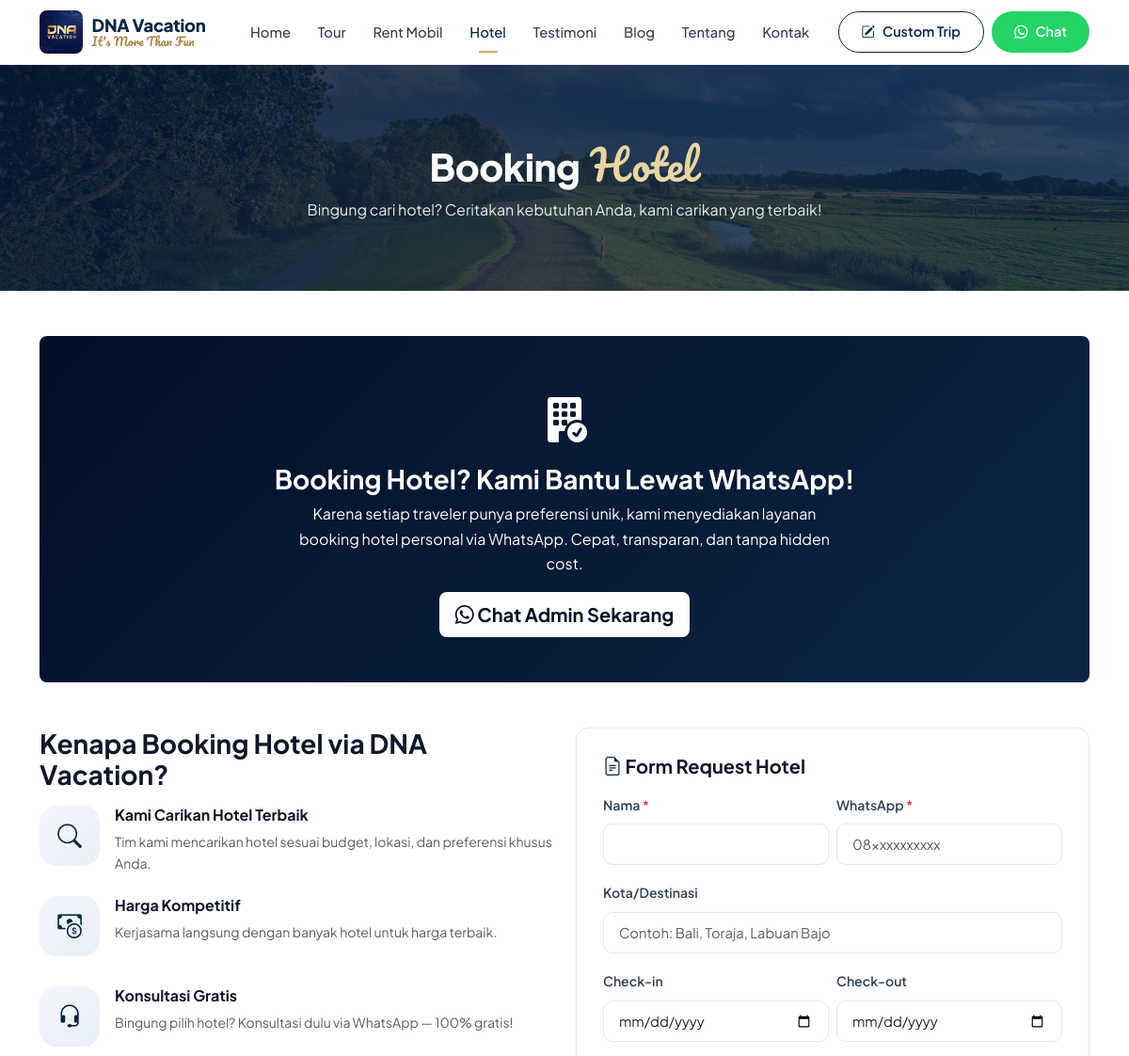
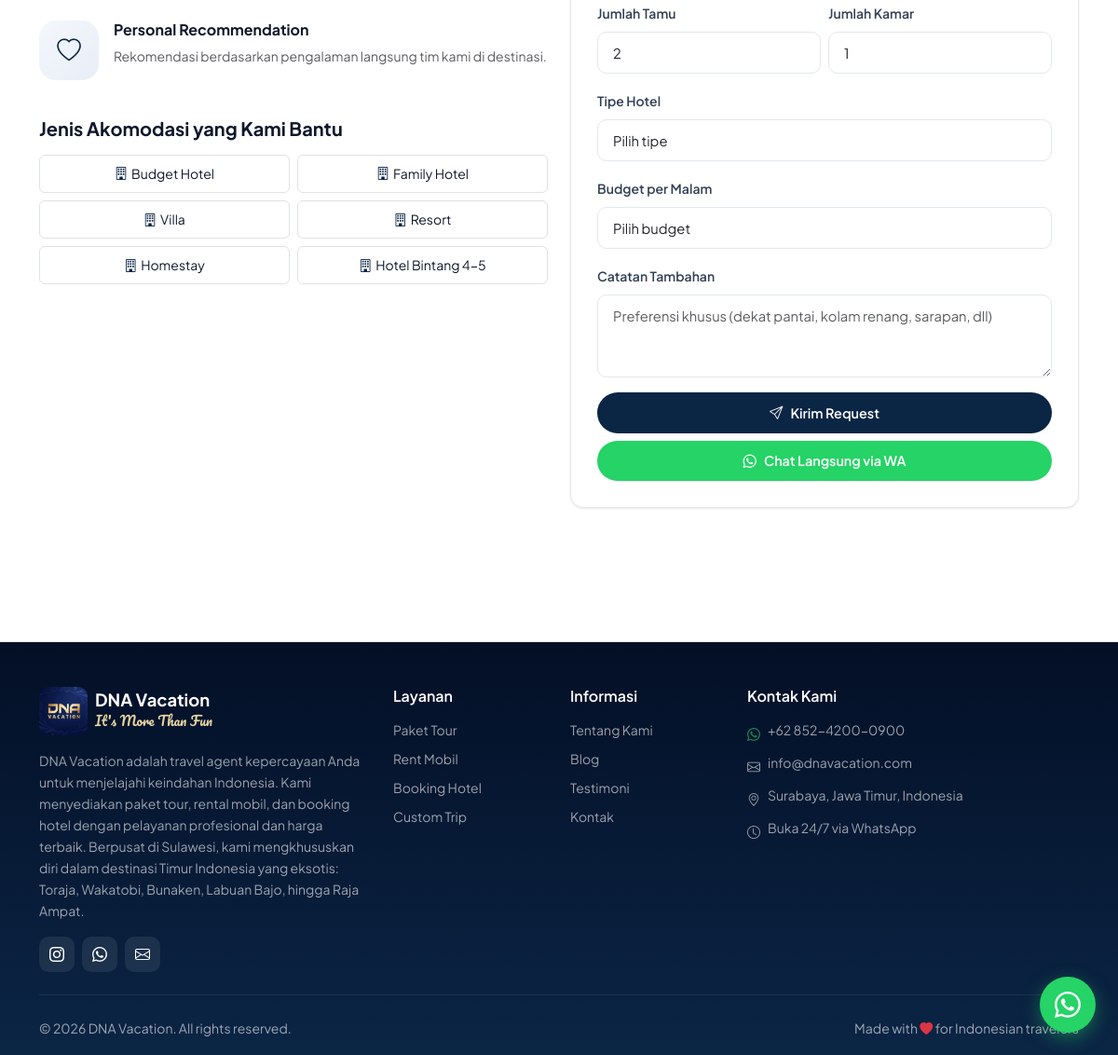
The app's page /hotel.php with its own data (2 pictures, top to bottom).
### tables this page shows
CREATE TABLE site_settings (
  id INT AUTO_INCREMENT PRIMARY KEY,
  setting_key VARCHAR(100) NOT NULL UNIQUE,
  setting_value TEXT,
  updated_at TIMESTAMP DEFAULT CURRENT_TIMESTAMP ON UPDATE CURRENT_TIMESTAMP
);

### hotel.php (the view, shortened to what the rows shown need)
<?php
require_once 'includes/header.php';
?>
<div class="page-header">
    <div class="container">
        <h1>Booking <span class="script">Hotel</span></h1>
    </div>
</div>
<?php require_once 'includes/footer.php'; ?>

### includes/header.php (shortened to what the rows shown need)
<?php require_once __DIR__ . '/config.php'; ?>
<!DOCTYPE html>
<html lang="id">
<head>
    <link href="https://cdn.jsdelivr.net/npm/bootstrap@5.3.3/dist/css/bootstrap.min.css" rel="stylesheet">
    <link href="https://cdn.jsdelivr.net/npm/bootstrap-icons@1.11.3/font/bootstrap-icons.min.css" rel="stylesheet">
    <link href="<?= asset('css/style.css') ?>" rel="stylesheet">
</head>
<body>
    <nav class="navbar navbar-expand-lg sticky-top">
        <div class="container">
            <a class="navbar-brand" href="<?= BASE_URL ?>/">
                <div class="brand-text d-none d-sm-flex">
                    <span class="brand-name"><?= e(getSetting('site_name') ?: 'DNA Vacation') ?></span>
                    <span class="brand-tag"><?= e(getSetting('brand_tagline') ?: "It's More Than Fun") ?></span>
                </div>
            </a>
        </div>
    </nav>

### includes/footer.php (shortened to what the rows shown need)
<footer class="pt-5 pb-3 mt-5">
    <div class="container">
        <div class="row g-4">
            <div class="col-lg-4">
                <div class="d-flex align-items-center gap-2 mb-2">
                    <img src="<?= e(logoUrl()) ?>" alt="<?= e(getSetting('site_name') ?: 'DNA Vacation') ?>" style="width:52px;height:52px;border-radius:10px;object-fit:cover">
                    <div>
                        <h5 class="fw-bold mb-0" style="font-size:1.15rem"><?= e(getSetting('site_name') ?: 'DNA Vacation') ?></h5>
                        <div class="footer-brand-tag"><?= e(getSetting('footer_tagline') ?: "It's More Than Fun") ?></div>
                    </div>
                </div>
                <p class="text-white-50 small mb-3 mt-3"><?= e(getSetting('about_text') ?: 'Travel agent terpercaya untuk liburan impian Anda.') ?></p>
                <div class="d-flex gap-2 mt-3">
                    <?php if (getSetting('instagram_url')): ?>
                    <a href="<?= e(getSetting('instagram_url')) ?>" target="_blank" class="d-inline-flex align-items-center justify-content-center text-white" style="width:38px;height:38px;background:rgba(255,255,255,.08);border-radius:10px" title="Instagram">
                    </a>
                    <?php endif; ?>
                    <a href="<?= waLink() ?>" target="_blank" class="d-inline-flex align-items-center justify-content-center text-white" style="width:38px;height:38px;background:rgba(255,255,255,.08);border-radius:10px" title="WhatsApp">
                    </a>
                    <?php if (getSetting('email')): ?>
                        <a href="mailto:<?= e(getSetting('email')) ?>" class="d-inline-flex align-items-center justify-content-center text-white" style="width:38px;height:38px;background:rgba(255,255,255,.08);border-radius:10px" title="Email">
                        </a>
                    <?php endif; ?>
                </div>
            </div>
            <div class="col-lg-4">
                <ul class="list-unstyled small text-white-50">
                    <li class="mb-2 d-flex gap-2"><i class="bi bi-whatsapp text-success mt-1"></i><span><?= e(getSetting('phone') ?: '+62 812-3456-7890') ?></span></li>
                    <?php if (getSetting('email')): ?>
                    <li class="mb-2 d-flex gap-2"><i class="bi bi-envelope mt-1"></i><span><?= e(getSetting('email')) ?></span></li>
                    <?php endif; ?>
                    <?php if (getSetting('address')): ?>
                        <li class="mb-2 d-flex gap-2"><i class="bi bi-geo-alt mt-1"></i><span><?= e(getSetting('address')) ?></span></li>
                    <?php endif; ?>
                </ul>
            </div>
        </div>
        <div class="d-flex justify-content-between align-items-center flex-wrap gap-2">
            <div class="text-white-50 small">
                &copy; <?= date('Y') ?> <?= e(getSetting('site_name') ?: SITE_NAME) ?>. All rights reserved.
            </div>
            <div class="text-white-50 small">
                <?php
                $copy = getSetting('copyright_text') ?: 'Made with ♥ for Indonesian travelers';
                $copy = str_replace(['♥', '❤'], '<i class="bi bi-heart-fill text-danger"></i>', e($copy));
                echo $copy;
                ?>
            </div>
        </div>
    </div>
</footer>
</body>
</html>

### records on screen
site_settings: setting_value "DNA Vacation"
site_settings: setting_value "DNA Vacation adalah travel agent kepercayaan Anda untuk menjelajahi keindahan Indonesia. Kami menyediakan paket tour, rental mobil, dan booking hotel dengan pelayanan profesional dan harga terbaik. Berpusat di Sulawesi, kami mengkhususkan diri dalam destinasi Timur Indonesia yang eksotis: Toraja, Wakatobi, Bunaken, Labuan Bajo, hingga Raja Ampat."
site_settings: setting_value "+62 852-4200-0900"
site_settings: setting_value "info@dnavacation.com"
site_settings: setting_value "Surabaya, Jawa Timur, Indonesia"

### other values on screen
getSetting('brand_tagline') ?: "It's More Than Fun" "It's More Than Fun"
$ht "Budget Hotel"
$ht "Family Hotel"
$ht "Villa"
$ht "Resort"
$ht "Homestay"
$ht "Hotel Bintang 4-5"
getSetting('footer_tagline') ?: "It's More Than Fun" "It's More Than Fun"
getSetting('operational_hours') ?: 'Buka 24/7 via WhatsApp' "Buka 24/7 via WhatsApp"
